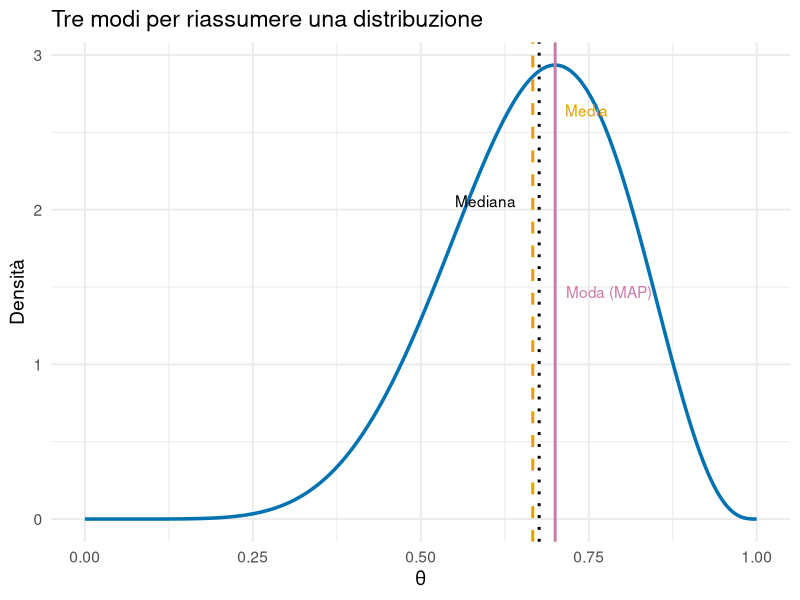
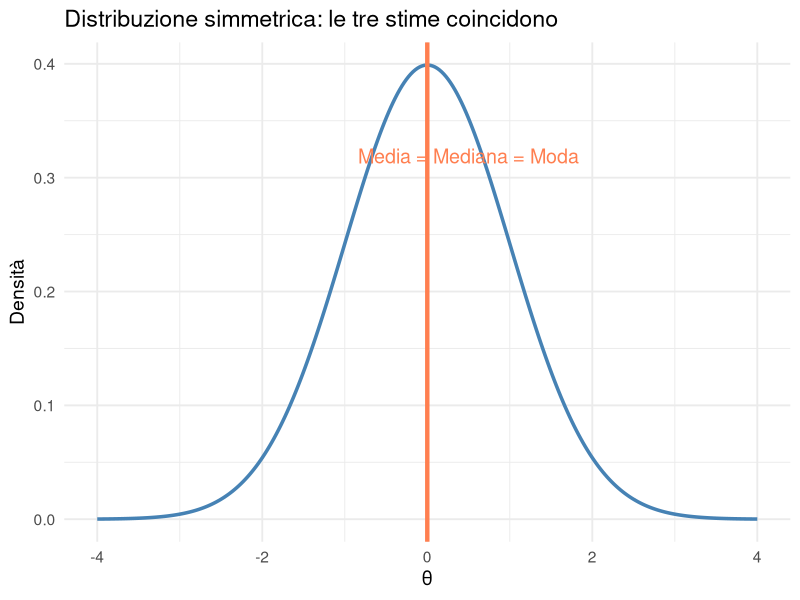
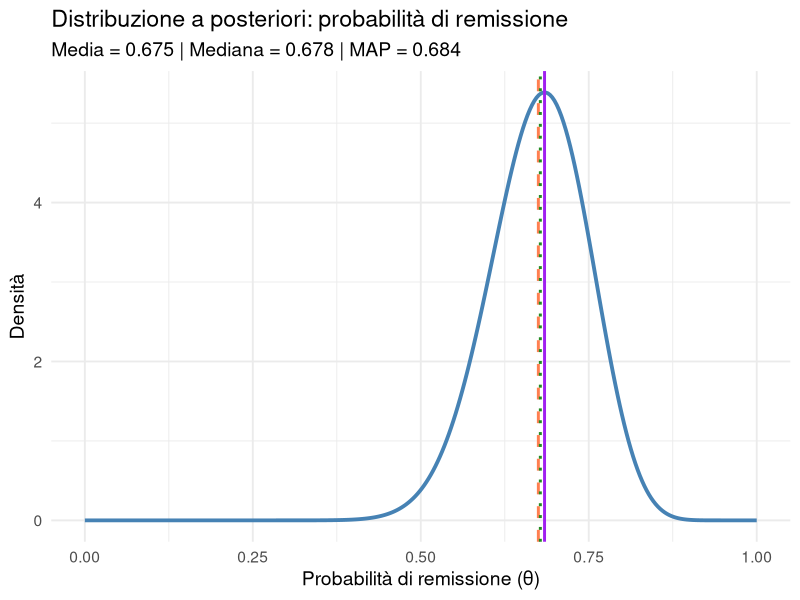
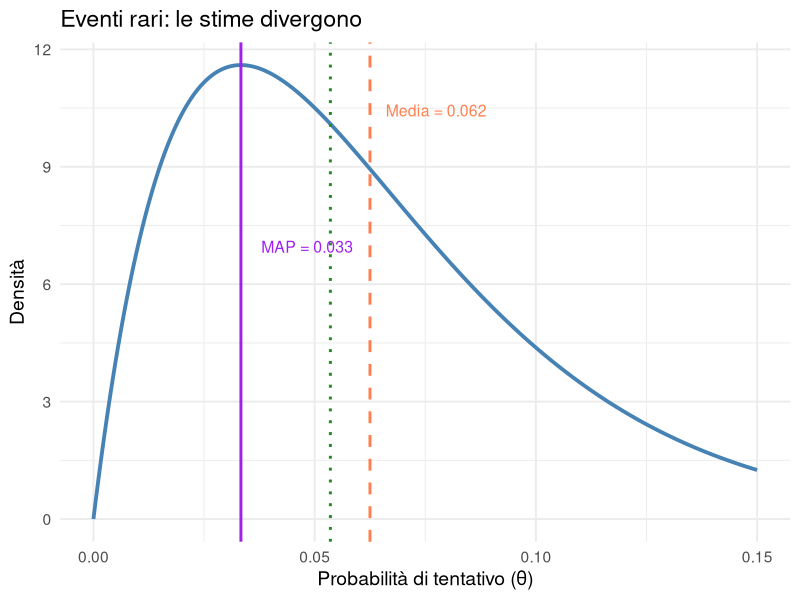
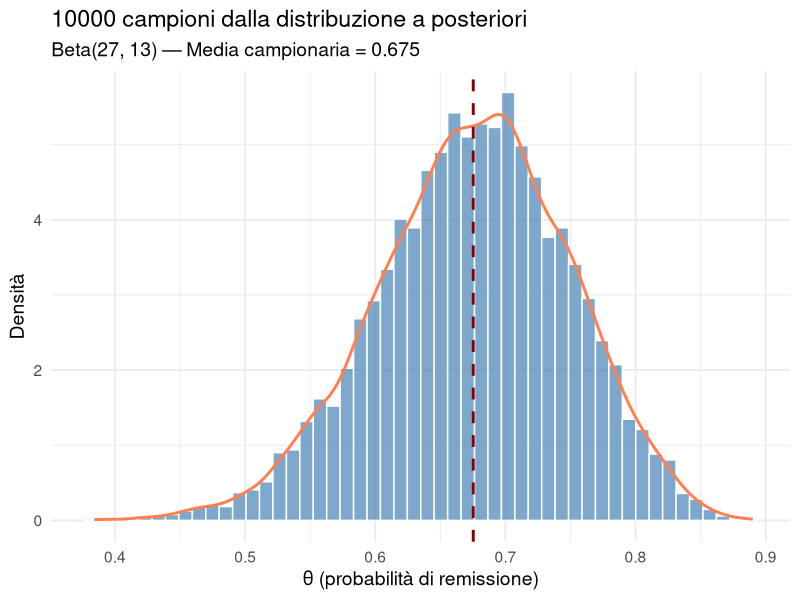

Recreate these plots in R, in order.
## ---- chunk 1
#| echo: false
#| message: false
#| warning: false
library(ggplot2)
set.seed(42)
## ---- chunk 2
#| echo: false

# Creiamo una distribuzione a posteriori asimmetrica (Beta)
x <- seq(0, 1, length.out = 300)
alpha <- 8
beta <- 4
y <- dbeta(x, alpha, beta)

# Calcoliamo le tre statistiche
media <- alpha / (alpha + beta)
moda <- (alpha - 1) / (alpha + beta - 2)
mediana <- qbeta(0.5, alpha, beta)

df <- data.frame(x = x, y = y)

# Palette colorblind-friendly (Okabe-Ito-ish)
col_linea   <- "#0072B2"  # blue
col_media   <- "#E69F00"  # orange
col_mediana <- "#000000"  # black (al posto del verde)
col_moda    <- "#CC79A7"  # purple/magenta

ggplot(df, aes(x = x, y = y)) +
  geom_line(linewidth = 1.2, color = col_linea) +
  geom_vline(xintercept = media,   color = col_media,   linewidth = 1, linetype = "dashed") +
  geom_vline(xintercept = mediana, color = col_mediana, linewidth = 1, linetype = "dotted") +
  geom_vline(xintercept = moda,    color = col_moda,    linewidth = 1, linetype = "solid") +
  annotate("text", x = media + 0.08,   y = max(y) * 0.9, label = "Media",     color = col_media) +
  annotate("text", x = mediana - 0.08, y = max(y) * 0.7, label = "Mediana",   color = col_mediana) +
  annotate("text", x = moda + 0.08,    y = max(y) * 0.5, label = "Moda (MAP)",color = col_moda) +
  labs(title = "Tre modi per riassumere una distribuzione",
       x = "θ", y = "Densità") +
  theme_minimal(base_size = 14)
## ---- chunk 3
#| echo: false

# Distribuzione simmetrica
x <- seq(-4, 4, length.out = 300)
y <- dnorm(x, 0, 1)

df_sim <- data.frame(x = x, y = y)

ggplot(df_sim, aes(x = x, y = y)) +
  geom_line(linewidth = 1.2, color = "steelblue") +
  geom_vline(xintercept = 0, color = "coral", linewidth = 1.5) +
  annotate("text", x = 0.5, y = max(y) * 0.8, 
           label = "Media = Mediana = Moda", color = "coral", size = 5) +
  labs(title = "Distribuzione simmetrica: le tre stime coincidono",
       x = "θ", y = "Densità") +
  theme_minimal(base_size = 14)
## ---- chunk 4
# Dati osservati
successi <- 21
pazienti <- 30
## ---- chunk 5
# Prior: Beta(6, 4) - centrata su 0.6, moderatamente informativa
alpha_prior <- 6
beta_prior <- 4
## ---- chunk 6
# Posterior: Beta(alpha + successi, beta + insuccessi)
alpha_post <- alpha_prior + successi
beta_post <- beta_prior + (pazienti - successi)
## ---- chunk 7
cat("Prior: Beta(", alpha_prior, ",", beta_prior, ")\n")
## ---- chunk 8
cat("Posterior: Beta(", alpha_post, ",", beta_post, ")\n")
## ---- chunk 9
# Media del posterior
media_post <- alpha_post / (alpha_post + beta_post)

# Moda del posterior (MAP)
moda_post <- (alpha_post - 1) / (alpha_post + beta_post - 2)

# Mediana del posterior
mediana_post <- qbeta(0.5, alpha_post, beta_post)

cat("Media a posteriori:", round(media_post, 3), "\n")
cat("Moda a posteriori (MAP):", round(moda_post, 3), "\n")
cat("Mediana a posteriori:", round(mediana_post, 3), "\n")
## ---- chunk 10
#| echo: false
#| fig-height: 4

x <- seq(0, 1, length.out = 300)
y <- dbeta(x, alpha_post, beta_post)

df_cbt <- data.frame(x = x, y = y)

ggplot(df_cbt, aes(x = x, y = y)) +
  geom_line(linewidth = 1.3, color = "steelblue") +
  geom_vline(xintercept = media_post, color = "coral", linewidth = 1, linetype = "dashed") +
  geom_vline(xintercept = mediana_post, color = "forestgreen", linewidth = 1, linetype = "dotted") +
  geom_vline(xintercept = moda_post, color = "purple", linewidth = 1) +
  labs(title = "Distribuzione a posteriori: probabilità di remissione",
       subtitle = paste0("Media = ", round(media_post, 3), 
                        " | Mediana = ", round(mediana_post, 3),
                        " | MAP = ", round(moda_post, 3)),
       x = "Probabilità di remissione (θ)", y = "Densità") +
  theme_minimal(base_size = 14)
## ---- chunk 11
# Dati
eventi <- 1
osservazioni <- 30

# Prior non informativo
alpha_prior_raro <- 1
beta_prior_raro <- 1

# Posterior
alpha_post_raro <- alpha_prior_raro + eventi
beta_post_raro <- beta_prior_raro + (osservazioni - eventi)
## ---- chunk 12
# Calcolo delle tre stime
media_raro <- alpha_post_raro / (alpha_post_raro + beta_post_raro)
moda_raro <- (alpha_post_raro - 1) / (alpha_post_raro + beta_post_raro - 2)
mediana_raro <- qbeta(0.5, alpha_post_raro, beta_post_raro)

cat("Media a posteriori:", round(media_raro, 4), "\n")
cat("Moda a posteriori (MAP):", round(moda_raro, 4), "\n")
cat("Mediana a posteriori:", round(mediana_raro, 4), "\n")
## ---- chunk 13
#| echo: false
#| fig-height: 4

x_raro <- seq(0, 0.15, length.out = 300)
y_raro <- dbeta(x_raro, alpha_post_raro, beta_post_raro)

df_raro <- data.frame(x = x_raro, y = y_raro)

ggplot(df_raro, aes(x = x, y = y)) +
  geom_line(linewidth = 1.3, color = "steelblue") +
  geom_vline(xintercept = media_raro, color = "coral", linewidth = 1, linetype = "dashed") +
  geom_vline(xintercept = mediana_raro, color = "forestgreen", linewidth = 1, linetype = "dotted") +
  geom_vline(xintercept = moda_raro, color = "purple", linewidth = 1) +
  annotate("text", x = media_raro + 0.015, y = max(y_raro) * 0.9, 
           label = paste0("Media = ", round(media_raro, 3)), color = "coral", size = 4) +
  annotate("text", x = moda_raro + 0.015, y = max(y_raro) * 0.6, 
           label = paste0("MAP = ", round(moda_raro, 3)), color = "purple", size = 4) +
  labs(title = "Eventi rari: le stime divergono",
       x = "Probabilità di tentativo (θ)", y = "Densità") +
  theme_minimal(base_size = 14)
## ---- chunk 14
# Estraiamo 10000 campioni dalla distribuzione posteriori
n_campioni <- 10000
campioni <- rbeta(n_campioni, alpha_post, beta_post)

# Visualizziamo i primi valori
head(campioni, 10)
## ---- chunk 15
# Media: semplicemente la media dei campioni
media_campioni <- mean(campioni)

# Mediana: il valore centrale
mediana_campioni <- median(campioni)

# Moda: richiede stimare la densità
densita <- density(campioni)
moda_campioni <- densita$x[which.max(densita$y)]

cat("Media (da campioni):", round(media_campioni, 3), "\n")
cat("Mediana (da campioni):", round(mediana_campioni, 3), "\n")
cat("Moda (da campioni):", round(moda_campioni, 3), "\n")
## ---- chunk 16
confronto <- data.frame(
  Statistica = c("Media", "Mediana", "Moda"),
  Valore_esatto = round(c(media_post, mediana_post, moda_post), 4),
  Valore_campioni = round(c(media_campioni, mediana_campioni, moda_campioni), 4)
)

print(confronto)
## ---- chunk 17
#| echo: false
#| fig-height: 4

df_campioni <- data.frame(theta = campioni)

ggplot(df_campioni, aes(x = theta)) +
  geom_histogram(aes(y = after_stat(density)), bins = 50, 
                 fill = "steelblue", alpha = 0.7, color = "white") +
  geom_density(linewidth = 1, color = "coral") +
  geom_vline(xintercept = media_campioni, color = "darkred", 
             linewidth = 1, linetype = "dashed") +
  labs(title = "10000 campioni dalla distribuzione a posteriori",
       subtitle = paste0("Beta(", alpha_post, ", ", beta_post, 
                        ") — Media campionaria = ", round(media_campioni, 3)),
       x = "θ (probabilità di remissione)", y = "Densità") +
  theme_minimal(base_size = 14)
## ---- chunk 18
# SD dalla formula esatta (Beta)
sd_post <- sqrt((alpha_post * beta_post) / 
                ((alpha_post + beta_post)^2 * (alpha_post + beta_post + 1)))

cat("SD a posteriori (formula):", round(sd_post, 4), "\n")
cat("SD a posteriori (campioni):", round(sd(campioni), 4), "\n")
